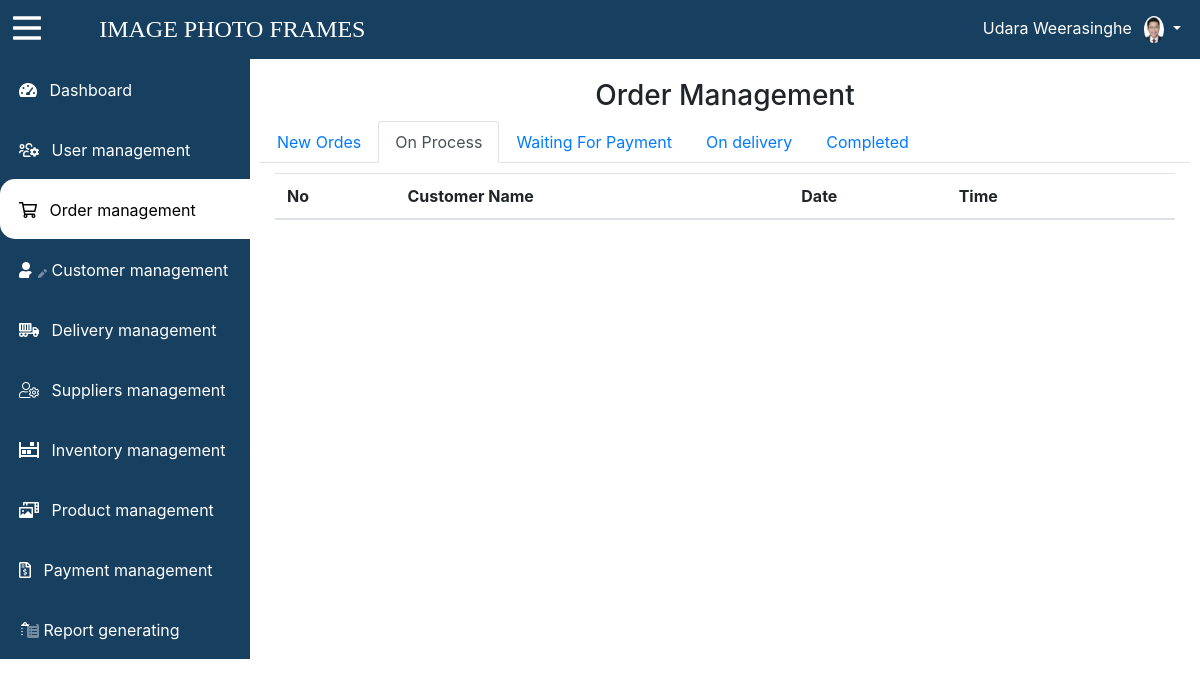
Page /app/view/on-process.php (signed in) on the earlier database version.
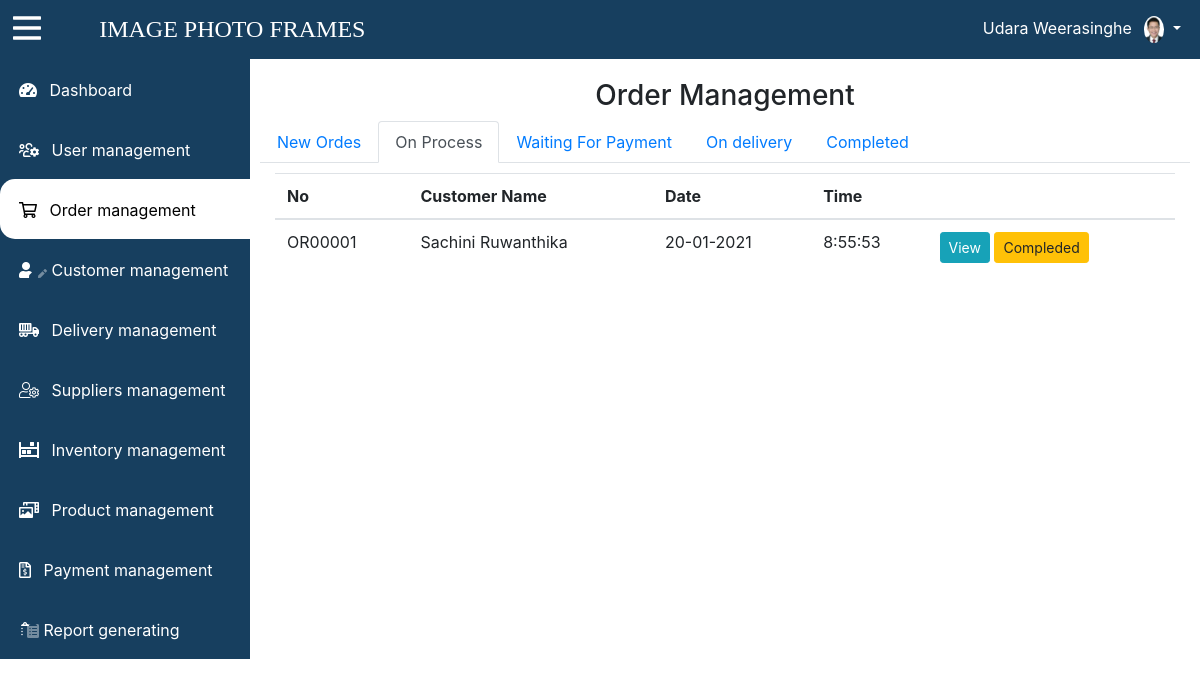
Same page on the later database version.
### tables this page shows
CREATE TABLE `module` (
  `module_id` int(11) NOT NULL,
  `module_name` varchar(30) NOT NULL,
  `module_class` text NOT NULL,
  `module_url` text NOT NULL
);

CREATE TABLE `order_detail` (
  `order_id` varchar(20) NOT NULL,
  `customer_id` int(11) NOT NULL,
  `order_sub_total` double NOT NULL,
  `order_timestamp` timestamp NOT NULL DEFAULT CURRENT_TIMESTAMP,
  `order_payment_status` int(11) NOT NULL DEFAULT '0',
  `order_status` int(11) NOT NULL DEFAULT '1',
  `reject_reason` varchar(200) DEFAULT NULL
);

CREATE TABLE `customer` (
  `customer_id` int(11) NOT NULL,
  `customer_fName` varchar(30) NOT NULL,
  `customer_lName` varchar(30) NOT NULL,
  `customer_tel` varchar(10) NOT NULL,
  `customer_email` text NOT NULL,
  `customer_address` text NOT NULL,
  `customer_longitude` double NOT NULL,
  `customer_latitude` double NOT NULL
);

### app/model/module-model.php (called while the page is built, shortened)
<?php
class Module{
    public function  getAllModules(){
        $con=$GLOBALS['con'];
        $sql="SELECT * FROM module";
        $results = $con->query($sql);
        return $results;
    }
}

### app/model/order-model.php (called while the page is built, shortened)
<?php
class Order{
    public function  getAllOnProcessOrders(){
        $con=$GLOBALS['con'];
        $sql="SELECT * FROM order_detail o, customer c WHERE o.customer_id=c.customer_id AND order_status='2'";
        $results = $con->query($sql) or die($con->error);
        return $results;
    }
}

### app/view/on-process.php (the view, shortened to what the changed rows need)
<html>
    <head>
        <link type="text/css" rel="stylesheet" href="../../bootstrap/css/bootstrap.css">
        <link rel="stylesheet" href="../../fontawesome-pro-5.13.0-web/css/all.css">
        <link type="text/css" rel="stylesheet" href="../../css/style.css">
        <link rel="stylesheet" type="text/css" href="../../DataTables-1.10.22/css/dataTables.bootstrap4.css"/>
        <?php include_once '../../commons/dbConnection.php';
        include '../model/module-model.php';
            $moduleObj = new Module();
            $moduleResult=$moduleObj->getAllModules();
            include '../model/order-model.php';
            $orderObj=new Order();
            $allOrder=$orderObj->getAllOnProcessOrders();
        ?>
    </head>
    <body>
        <div style="flex-wrap: wrap; display: flex;">
            <div id="sidemenu" class="sidemenu">
                <?php
                 while ($row=$moduleResult->fetch_assoc()){
                                  ?>
                <a href="<?php echo $row["module_url"]; ?>" style="text-decoration: none;">
                    <div class="module <?php
                            if($row["module_id"]=='2'){
                                echo 'module-active';
                            }
                            ?>">
                        <i class="<?php echo $row["module_class"]; ?> ">&nbsp;&nbsp;</i>
                         <span class="module-name"> <?php echo $row["module_name"];?> </span>
                    </div>
                </a>
                 <?php }?>
            </div>
            <div class="dashbord-body" id="dashbord-body" style="flex: 70%; height: 800px; padding: 10px;">
                <div class="container-fluid">
                    <table class="table table-hover" id="order_tbl">
                        <thead>
                            <tr>
                                <th>No</th>
                                <th>Customer Name</th>
                                <th>Date</th>
                                <th>Time</th>
                                <th></th>
                            </tr>
                        </thead>
                        <tbody>
                            <?php
                 while ($order_row=$allOrder->fetch_assoc()){
                                  ?>
                            <tr>
                                <td>
                                    <?php echo $order_row["order_id"] ?>
                                </td>
                                <td><?php echo $order_row["customer_fName"]." ".$order_row["customer_lName"]; ?></td>
                                <td>
                                    <?php
                                    $timestamp = strtotime($order_row["order_timestamp"]);
                               echo date('d-m-Y', $timestamp);
                                ?>
                                </td>
                                <td>
                                    <?php
                               echo date('G:i:s', $timestamp);
                                ?>
                                </td>
                                <td>
                                    <a href="view-order.php?oId=<?php echo $order_row["order_id"] ?>" class="btn btn-sm btn-info">View</a>
                                    <a class="btn btn-sm btn-warning">Compleded</a>
                                </td>
                            </tr>
                 <?php } ?>
                        </tbody>
                    </table>
                </div>
            </div>
        </div>
    </body>
</html>

Differences in the rows shown:
added order_detail: order_id "OR00001", customer.customer_fName "Sachini", customer.customer_lName "Ruwanthika", order_timestamp "20-01-2021", order_timestamp "8:55:53"
